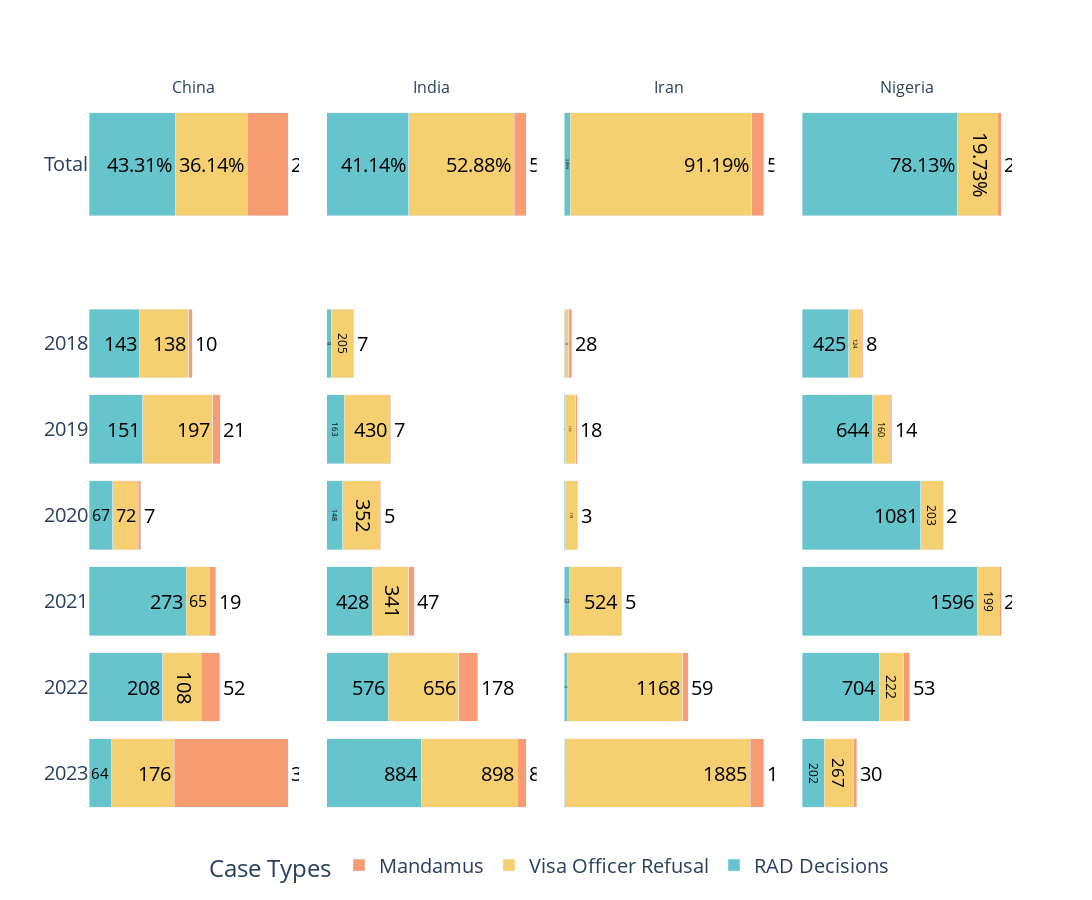

This figure's notebook cell:
### Markdown cell above
## 4. Litigation Trends Over Time for Top 4 Countries
Looking at the top 4 countries by litigation count — Nigeria, India, Iran, and China — we broke down litigation applications by case type over time (2018–2023). Here’s what we found:

- Iran barely had any litigation before 2020, but applications picked up in 2021. Around 90% of them are Visa Officer Refusals.

- Nigeria had a very different pattern, about 80% of its cases are RAD decisions, with the number peaking in 2021 and then going down.

- India and China have a similar RAD case distribution, but China had a spike in Mandamus applications in 2023.

- India shows a steady increase in both Visa Officer Refusals and RAD decisions over the years.

### Code cell
countries = {
    "People's Republic of China": "China",
    "India": "India",
    "Iran": "Iran",
    "Nigeria": "Nigeria"
}
valid_case_types = ["RAD Decisions", "Visa Officer Refusal", "Mandamus"]

# Use pastel colors
color_palette = px.colors.qualitative.Pastel
color_map = dict(zip(valid_case_types, color_palette[:len(valid_case_types)]))

# Prepare subplot: 2 rows (summary + bar) and N columns (per country)
fig = make_subplots(
    rows=2, cols=4,
    shared_xaxes=False,
    shared_yaxes=True,
    vertical_spacing=0.1,
    horizontal_spacing=0.03,
    subplot_titles=list(countries.values()),
    row_heights=[0.2, 0.8]
)

# Loop through each country and populate subplot
for col_idx, (country_key, country_name) in enumerate(countries.items(), start=1):
    df_country = lit[lit["Country of Citizenship"] == country_key]
    df_country = df_country[df_country["LIT Case Type Group Desc"].isin(valid_case_types)]

    grouped = df_country.groupby(
        ["LIT Leave Decision Date - Year", "LIT Case Type Group Desc"]
    )["LIT Litigation Count"].sum().reset_index()

    pivot_df = grouped.pivot(
        index="LIT Leave Decision Date - Year",
        columns="LIT Case Type Group Desc",
        values="LIT Litigation Count"
    ).fillna(0).sort_index()

    total_counts = pivot_df.sum()
    total_percent = (total_counts / total_counts.sum() * 100).round(2)

    # --- Row 1: Summary bar ---
    for case_type in valid_case_types:
        fig.add_trace(go.Bar(
            y=["Total"],
            x=[total_percent.get(case_type, 0)],
            name=case_type,
            orientation='h',
            text=[f"{total_percent.get(case_type, 0)}%"],
            textposition='outside',
            textfont=dict(color='black'),
            marker=dict(color=color_map[case_type]),
            showlegend=(col_idx == 1)  # Show legend only in first column
        ), row=1, col=col_idx)

    # --- Row 2: Per-year stacked bars ---
    for case_type in valid_case_types:
        fig.add_trace(go.Bar(
            y=pivot_df.index.astype(str),
            x=pivot_df[case_type],
            name=case_type,
            orientation='h',
            text=pivot_df[case_type],
            textposition='outside',
            textfont=dict(color='black'),
            marker=dict(color=color_map[case_type]),
            showlegend=False  # Avoid legend clutter
        ), row=2, col=col_idx)

    # Hide x-axes
    fig.update_xaxes(visible=False, row=1, col=col_idx)
    fig.update_xaxes(visible=False, row=2, col=col_idx)

    # Reverse y-axis for second row
    fig.update_yaxes(autorange='reversed', row=2, col=col_idx)
    fig.update_yaxes(title='', row=1, col=col_idx)
    if col_idx != 1:
        fig.update_yaxes(showticklabels=False, row=2, col=col_idx)  # Only leftmost y-axis visible

# Layout adjustments
fig.update_layout(
    height=900,
    width=2000,
    barmode='stack',
    plot_bgcolor='white',
    title_x=0.5,
    font=dict(size=20),
    legend=dict(
        title="Case Types",
        orientation="h",
        yanchor="bottom",
        y=-0.1,
        xanchor="center",
        x=0.5,
        font=dict(size=20)
    )
)

fig.show()

### Figure 1 — Plotly figure (JSON) as saved in the notebook; plotly's stock layout.template omitted (floating-point values rounded to 4 significant figures)
{"data": [{"marker": {"color": "rgb(102, 197, 204)"}, "name": "RAD Decisions", "orientation": "h", "showlegend": true, "text": ["43.31%"], "textfont": {"color": "black"}, "textposition": "outside", "type": "bar", "x": [43.31], "xaxis": "x", "y": ["Total"], "yaxis": "y"}, {"marker": {"color": "rgb(246, 207, 113)"}, "name": "Visa Officer Refusal", "orientation": "h", "showlegend": true, "text": ["36.14%"], "textfont": {"color": "black"}, "textposition": "outside", "type": "bar", "x": [36.14], "xaxis": "x", "y": ["Total"], "yaxis": "y"}, {"marker": {"color": "rgb(248, 156, 116)"}, "name": "Mandamus", "orientation": "h", "showlegend": true, "text": ["20.55%"], "textfont": {"color": "black"}, "textposition": "outside", "type": "bar", "x": [20.55], "xaxis": "x", "y": ["Total"], "yaxis": "y"}, {"marker": {"color": "rgb(102, 197, 204)"}, "name": "RAD Decisions", "orientation": "h", "showlegend": false, "text": [143.0, 151.0, 67.0, 273.0, 208.0, 64.0], "textfont": {"color": "black"}, "textposition": "outside", "type": "bar", "x": [143, 151, 67, 273, 208, 64], "xaxis": "x5", "y": ["2018", "2019", "2020", "2021", "2022", "2023"], "yaxis": "y5"}, {"marker": {"color": "rgb(246, 207, 113)"}, "name": "Visa Officer Refusal", "orientation": "h", "showlegend": false, "text": [138.0, 197.0, 72.0, 65.0, 108.0, 176.0], "textfont": {"color": "black"}, "textposition": "outside", "type": "bar", "x": [138, 197, 72, 65, 108, 176], "xaxis": "x5", "y": ["2018", "2019", "2020", "2021", "2022", "2023"], "yaxis": "y5"}, {"marker": {"color": "rgb(248, 156, 116)"}, "name": "Mandamus", "orientation": "h", "showlegend": false, "text": [10.0, 21.0, 7.0, 19.0, 52.0, 321.0], "textfont": {"color": "black"}, "textposition": "outside", "type": "bar", "x": [10, 21, 7, 19, 52, 321], "xaxis": "x5", "y": ["2018", "2019", "2020", "2021", "2022", "2023"], "yaxis": "y5"}, {"marker": {"color": "rgb(102, 197, 204)"}, "name": "RAD Decisions", "orientation": "h", "showlegend": false, "text": ["41.14%"], "textfont": {"color": "black"}, "textposition": "outside", "type": "bar", "x": [41.14], "xaxis": "x2", "y": ["Total"], "yaxis": "y2"}, {"marker": {"color": "rgb(246, 207, 113)"}, "name": "Visa Officer Refusal", "orientation": "h", "showlegend": false, "text": ["52.88%"], "textfont": {"color": "black"}, "textposition": "outside", "type": "bar", "x": [52.88], "xaxis": "x2", "y": ["Total"], "yaxis": "y2"}, {"marker": {"color": "rgb(248, 156, 116)"}, "name": "Mandamus", "orientation": "h", "showlegend": false, "text": ["5.98%"], "textfont": {"color": "black"}, "textposition": "outside", "type": "bar", "x": [5.98], "xaxis": "x2", "y": ["Total"], "yaxis": "y2"}, {"marker": {"color": "rgb(102, 197, 204)"}, "name": "RAD Decisions", "orientation": "h", "showlegend": false, "text": [43.0, 163.0, 148.0, 428.0, 576.0, 884.0], "textfont": {"color": "black"}, "textposition": "outside", "type": "bar", "x": [43, 163, 148, 428, 576, 884], "xaxis": "x6", "y": ["2018", "2019", "2020", "2021", "2022", "2023"], "yaxis": "y6"}, {"marker": {"color": "rgb(246, 207, 113)"}, "name": "Visa Officer Refusal", "orientation": "h", "showlegend": false, "text": [205.0, 430.0, 352.0, 341.0, 656.0, 898.0], "textfont": {"color": "black"}, "textposition": "outside", "type": "bar", "x": [205, 430, 352, 341, 656, 898], "xaxis": "x6", "y": ["2018", "2019", "2020", "2021", "2022", "2023"], "yaxis": "y6"}, {"marker": {"color": "rgb(248, 156, 116)"}, "name": "Mandamus", "orientation": "h", "showlegend": false, "text": [7.0, 7.0, 5.0, 47.0, 178.0, 82.0], "textfont": {"color": "black"}, "textposition": "outside", "type": "bar", "x": [7, 7, 5, 47, 178, 82], "xaxis": "x6", "y": ["2018", "2019", "2020", "2021", "2022", "2023"], "yaxis": "y6"}, {"marker": {"color": "rgb(102, 197, 204)"}, "name": "RAD Decisions", "orientation": "h", "showlegend": false, "text": ["2.85%"], "textfont": {"color": "black"}, "textposition": "outside", "type": "bar", "x": [2.85], "xaxis": "x3", "y": ["Total"], "yaxis": "y3"}, {"marker": {"color": "rgb(246, 207, 113)"}, "name": "Visa Officer Refusal", "orientation": "h", "showlegend": false, "text": ["91.19%"], "textfont": {"color": "black"}, "textposition": "outside", "type": "bar", "x": [91.19], "xaxis": "x3", "y": ["Total"], "yaxis": "y3"}, {"marker": {"color": "rgb(248, 156, 116)"}, "name": "Mandamus", "orientation": "h", "showlegend": false, "text": ["5.96%"], "textfont": {"color": "black"}, "textposition": "outside", "type": "bar", "x": [5.96], "xaxis": "x3", "y": ["Total"], "yaxis": "y3"}, {"marker": {"color": "rgb(102, 197, 204)"}, "name": "RAD Decisions", "orientation": "h", "showlegend": false, "text": [6.0, 9.0, 13.0, 53.0, 34.0, 5.0], "textfont": {"color": "black"}, "textposition": "outside", "type": "bar", "x": [6, 9, 13, 53, 34, 5], "xaxis": "x7", "y": ["2018", "2019", "2020", "2021", "2022", "2023"], "yaxis": "y7"}, {"marker": {"color": "rgb(246, 207, 113)"}, "name": "Visa Officer Refusal", "orientation": "h", "showlegend": false, "text": [39.0, 106.0, 119.0, 524.0, 1168.0, 1885.0], "textfont": {"color": "black"}, "textposition": "outside", "type": "bar", "x": [39, 106, 119, 524, 1168, 1885], "xaxis": "x7", "y": ["2018", "2019", "2020", "2021", "2022", "2023"], "yaxis": "y7"}, {"marker": {"color": "rgb(248, 156, 116)"}, "name": "Mandamus", "orientation": "h", "showlegend": false, "text": [28.0, 18.0, 3.0, 5.0, 59.0, 138.0], "textfont": {"color": "black"}, "textposition": "outside", "type": "bar", "x": [28, 18, 3, 5, 59, 138], "xaxis": "x7", "y": ["2018", "2019", "2020", "2021", "2022", "2023"], "yaxis": "y7"}, {"marker": {"color": "rgb(102, 197, 204)"}, "name": "RAD Decisions", "orientation": "h", "showlegend": false, "text": ["78.13%"], "textfont": {"color": "black"}, "textposition": "outside", "type": "bar", "x": [78.13], "xaxis": "x4", "y": ["Total"], "yaxis": "y4"}, {"marker": {"color": "rgb(246, 207, 113)"}, "name": "Visa Officer Refusal", "orientation": "h", "showlegend": false, "text": ["19.73%"], "textfont": {"color": "black"}, "textposition": "outside", "type": "bar", "x": [19.73], "xaxis": "x4", "y": ["Total"], "yaxis": "y4"}, {"marker": {"color": "rgb(248, 156, 116)"}, "name": "Mandamus", "orientation": "h", "showlegend": false, "text": ["2.13%"], "textfont": {"color": "black"}, "textposition": "outside", "type": "bar", "x": [2.13], "xaxis": "x4", "y": ["Total"], "yaxis": "y4"}, {"marker": {"color": "rgb(102, 197, 204)"}, "name": "RAD Decisions", "orientation": "h", "showlegend": false, "text": [425.0, 644.0, 1081.0, 1596.0, 704.0, 202.0], "textfont": {"color": "black"}, "textposition": "outside", "type": "bar", "x": [425, 644, 1081, 1596, 704, 202], "xaxis": "x8", "y": ["2018", "2019", "2020", "2021", "2022", "2023"], "yaxis": "y8"}, {"marker": {"color": "rgb(246, 207, 113)"}, "name": "Visa Officer Refusal", "orientation": "h", "showlegend": false, "text": [124.0, 160.0, 203.0, 199.0, 222.0, 267.0], "textfont": {"color": "black"}, "textposition": "outside", "type": "bar", "x": [124, 160, 203, 199, 222, 267], "xaxis": "x8", "y": ["2018", "2019", "2020", "2021", "2022", "2023"], "yaxis": "y8"}, {"marker": {"color": "rgb(248, 156, 116)"}, "name": "Mandamus", "orientation": "h", "showlegend": false, "text": [8.0, 14.0, 2.0, 20.0, 53.0, 30.0], "textfont": {"color": "black"}, "textposition": "outside", "type": "bar", "x": [8, 14, 2, 20, 53, 30], "xaxis": "x8", "y": ["2018", "2019", "2020", "2021", "2022", "2023"], "yaxis": "y8"}], "layout": {"annotations": [{"font": {"size": 16}, "showarrow": false, "text": "China", "x": 0.1138, "xanchor": "center", "xref": "paper", "y": 1, "yanchor": "bottom", "yref": "paper"}, {"font": {"size": 16}, "showarrow": false, "text": "India", "x": 0.3712, "xanchor": "center", "xref": "paper", "y": 1, "yanchor": "bottom", "yref": "paper"}, {"font": {"size": 16}, "showarrow": false, "text": "Iran", "x": 0.6288, "xanchor": "center", "xref": "paper", "y": 1, "yanchor": "bottom", "yref": "paper"}, {"font": {"size": 16}, "showarrow": false, "text": "Nigeria", "x": 0.8862, "xanchor": "center", "xref": "paper", "y": 1, "yanchor": "bottom", "yref": "paper"}], "barmode": "stack", "font": {"size": 20}, "height": 900, "legend": {"font": {"size": 20}, "orientation": "h", "title": {"text": "Case Types"}, "x": 0.5, "xanchor": "center", "y": -0.1, "yanchor": "bottom"}, "plot_bgcolor": "white", "title": {"x": 0.5}, "width": 2000, "xaxis": {"anchor": "y", "domain": [0, 0.2275], "visible": false}, "xaxis2": {"anchor": "y2", "domain": [0.2575, 0.485], "visible": false}, "xaxis3": {"anchor": "y3", "domain": [0.515, 0.7425], "visible": false}, "xaxis4": {"anchor": "y4", "domain": [0.7725, 1], "visible": false}, "xaxis5": {"anchor": "y5", "domain": [0, 0.2275], "visible": false}, "xaxis6": {"anchor": "y6", "domain": [0.2575, 0.485], "visible": false}, "xaxis7": {"anchor": "y7", "domain": [0.515, 0.7425], "visible": false}, "xaxis8": {"anchor": "y8", "domain": [0.7725, 1], "visible": false}, "yaxis": {"anchor": "x", "domain": [0.82, 1], "title": {"text": ""}}, "yaxis2": {"anchor": "x2", "domain": [0.82, 1], "matches": "y", "showticklabels": false, "title": {"text": ""}}, "yaxis3": {"anchor": "x3", "domain": [0.82, 1], "matches": "y", "showticklabels": false, "title": {"text": ""}}, "yaxis4": {"anchor": "x4", "domain": [0.82, 1], "matches": "y", "showticklabels": false, "title": {"text": ""}}, "yaxis5": {"anchor": "x5", "autorange": "reversed", "domain": [0, 0.72]}, "yaxis6": {"anchor": "x6", "autorange": "reversed", "domain": [0, 0.72], "matches": "y5", "showticklabels": false}, "yaxis7": {"anchor": "x7", "autorange": "reversed", "domain": [0, 0.72], "matches": "y5", "showticklabels": false}, "yaxis8": {"anchor": "x8", "autorange": "reversed", "domain": [0, 0.72], "matches": "y5", "showticklabels": false}}}
